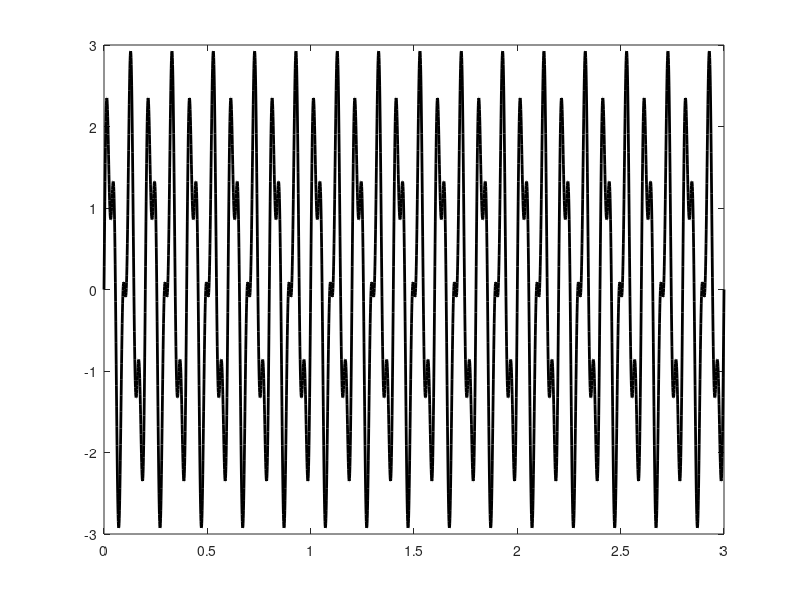

MATLAB code for this plot: (Note: this script raises an error after producing the figure.)
clc
clear
close all

printfigure = 1;

dt = 0.001;
t = 0 : dt : 3;
N = length(t) - 1;
f1 = 10;
f2 = 25;
fm = max(f1,f2);
y = 2 * sin(2 * pi * f1 * t) + sin(2 * pi * f2 * t);

plot(t,y,'k','LineWidth',2)
setplt('Signal','$t$','$y(t)$','Signal',printfigure)

figure
plot(t(1001:1501),y(1001:1501),'k','LineWidth',2)
setplt('Signal scaled','$t$','$y(t)$','Signal_scaled',printfigure)

A = fft(y);
df = 1 / dt / N;
f = 0 : df : 1 / dt;
f = f - ceil(max(f)/2);
A = [A(ceil((N+1)/2):N+1),A(1:ceil((N+1)/2)-1)];
figure
plot(f,abs(A),'k','LineWidth',2)
xlim([-1.5*fm 1.5*fm])
setplt('Signal_Spectrum','$f$','$|A(f)|$','Signal_Spectrum',printfigure)

sampling_frequence = 2*fm;
sampling_number = 3 * sampling_frequence;
sample_index_shannon = ceil(linspace(1, N + 1, sampling_number));
t_shannon = t(sample_index_shannon);
y_shannon = y(sample_index_shannon);

figure
plot(t,y,'k','LineWidth',2)
hold on
L = plot(t_shannon,y_shannon,'--','LineWidth',1)
set(L,'Color',[0.5 0.5 0.5])
hold on
plot(t_shannon,y_shannon,'r.','markersize',40)
setplt('Traditional Sampling','$t$','$y(t)$','Signal_traditional_sampling',printfigure)


CS_sampling_number = 30;
CS_sample_index = sort(ceil(rand(1, CS_sampling_number) * N));
t_sample = t(CS_sample_index);
y_sample = y(CS_sample_index);

figure
plot(t,y,'k','LineWidth',2)
hold on
L2 = plot(t_sample,y_sample,'--','LineWidth',1)
set(L2,'Color',[0.5 0.5 0.5])
hold on
plot(t_sample,y_sample,'r.','markersize',40)
setplt('CS Sampling','$t$','$y(t)$','Signal_CS_sampling',printfigure)

Psi = zeros(N + 1, N + 1);
for i = 1 : N + 1
    for j = 1 : N + 1
        Psi(i,j) = sin(2*pi*(j-1)* t(i));
    end
end
Phi = zeros(CS_sampling_number, N + 1);
for i = 1 : CS_sampling_number
    Phi(i,CS_sample_index(i)) = 1;
end

A = Phi * Psi;

e = 0.00001;
cvx_begin
    variable a(N + 1,1)
    minimize(norm(a,1))
    subject to
        norm(A * a - y_sample') <= e
cvx_end

y_re = Psi * a;

figure
plot(t(1:1000),y(1:1000),'k-','LineWidth',5)
hold on
plot(t(1:1000),y_re(1:1000),'r--','LineWidth',5)
legend('Original Signal','Reconstructed Signal')
setplt('Signal Reconstruction','$t$','$y(t)$','Signal_reconsruction',printfigure)

